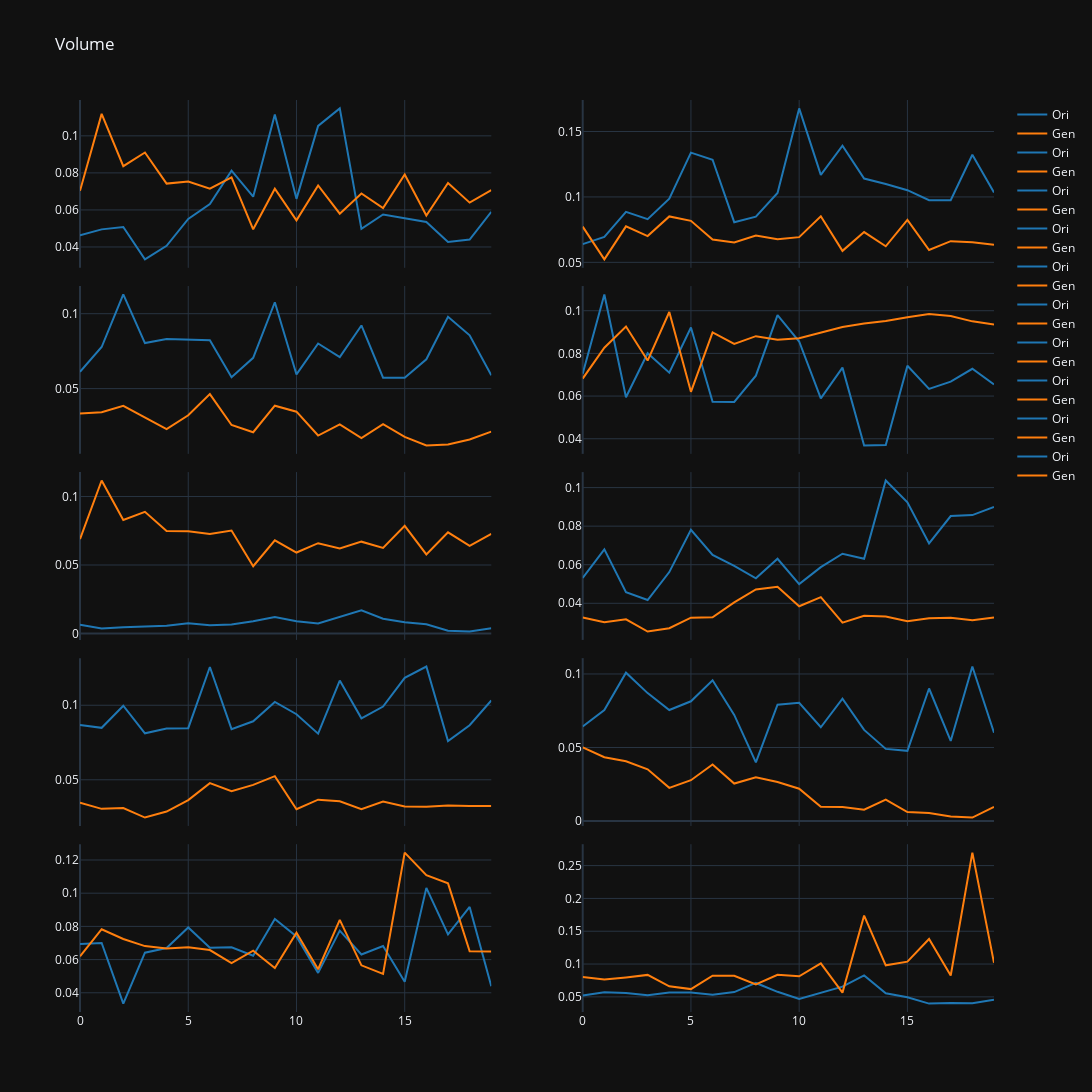

Write notebook code for a chart like this one.
### Code cell
# VIZ - Volume samples
# get random samples from all generated
fig = make_subplots(rows=int(n_samples/2), cols=2,
                    shared_xaxes=True,
                    vertical_spacing=0.02)
row = 0
col = 1
i = 0

for s in samples:
    if i % 2 == 0:
        row = row + 1
        col = 1
    else:
        col = 2

    fig.add_trace(go.Scatter(name='Ori', x=x, y=np_ori_data[s,:,1], line=dict(width=2, color=mycolors[0]), showlegend=True),
                row=row, col=col)
    fig.add_trace(go.Scatter(name='Gen', x=x, y=np_gen_data[s,:,1], line=dict(width=2, color=mycolors[1]), showlegend=True),
                row=row, col=col)
    i = i + 1

fig.update_layout(height=1400, width=1400,
                  title_text="Volume")
fig.update_layout()
fig.update_layout(template="plotly_dark")
fig.show()

### Figure 1 — Plotly figure (JSON) as saved in the notebook; plotly's stock layout.template omitted (floating-point values rounded to 4 significant figures)
{"data": [{"line": {"color": "rgb(31, 119, 180)", "width": 2}, "name": "Ori", "showlegend": true, "type": "scatter", "x": [0, 1, 2, 3, 4, 5, 6, 7, 8, 9, 10, 11, 12, 13, 14, 15, 16, 17, 18, 19], "xaxis": "x", "y": [0.04625, 0.04951, 0.05079, 0.03328, 0.04062, 0.05512, 0.06317, 0.08123, 0.06716, 0.1115, 0.06598, 0.1053, 0.1148, 0.04978, 0.05757, 0.05563, 0.05354, 0.04265, 0.044, 0.05896], "yaxis": "y"}, {"line": {"color": "rgb(255, 127, 14)", "width": 2}, "name": "Gen", "showlegend": true, "type": "scatter", "x": [0, 1, 2, 3, 4, 5, 6, 7, 8, 9, 10, 11, 12, 13, 14, 15, 16, 17, 18, 19], "xaxis": "x", "y": [0.0703, 0.1119, 0.08363, 0.09101, 0.07421, 0.07536, 0.07148, 0.07756, 0.04955, 0.07144, 0.05435, 0.07323, 0.05797, 0.06886, 0.06105, 0.0791, 0.05697, 0.07455, 0.06395, 0.07064], "yaxis": "y"}, {"line": {"color": "rgb(31, 119, 180)", "width": 2}, "name": "Ori", "showlegend": true, "type": "scatter", "x": [0, 1, 2, 3, 4, 5, 6, 7, 8, 9, 10, 11, 12, 13, 14, 15, 16, 17, 18, 19], "xaxis": "x2", "y": [0.0639, 0.0695, 0.08855, 0.08297, 0.09866, 0.1339, 0.1284, 0.08068, 0.0849, 0.103, 0.1677, 0.1168, 0.1391, 0.114, 0.1098, 0.1052, 0.09752, 0.0975, 0.1322, 0.1033], "yaxis": "y2"}, {"line": {"color": "rgb(255, 127, 14)", "width": 2}, "name": "Gen", "showlegend": true, "type": "scatter", "x": [0, 1, 2, 3, 4, 5, 6, 7, 8, 9, 10, 11, 12, 13, 14, 15, 16, 17, 18, 19], "xaxis": "x2", "y": [0.07726, 0.05224, 0.07752, 0.07008, 0.08508, 0.08172, 0.0674, 0.06523, 0.07053, 0.06771, 0.06925, 0.08521, 0.05877, 0.07313, 0.06229, 0.08245, 0.05946, 0.06619, 0.06544, 0.06353], "yaxis": "y2"}, {"line": {"color": "rgb(31, 119, 180)", "width": 2}, "name": "Ori", "showlegend": true, "type": "scatter", "x": [0, 1, 2, 3, 4, 5, 6, 7, 8, 9, 10, 11, 12, 13, 14, 15, 16, 17, 18, 19], "xaxis": "x3", "y": [0.06123, 0.07776, 0.1129, 0.08038, 0.08306, 0.08282, 0.08221, 0.0576, 0.07051, 0.1076, 0.05945, 0.0801, 0.07097, 0.09215, 0.05729, 0.05727, 0.06956, 0.09791, 0.08558, 0.0589], "yaxis": "y3"}, {"line": {"color": "rgb(255, 127, 14)", "width": 2}, "name": "Gen", "showlegend": true, "type": "scatter", "x": [0, 1, 2, 3, 4, 5, 6, 7, 8, 9, 10, 11, 12, 13, 14, 15, 16, 17, 18, 19], "xaxis": "x3", "y": [0.03332, 0.03424, 0.03854, 0.03087, 0.02298, 0.03216, 0.04628, 0.0257, 0.02087, 0.03858, 0.03458, 0.01867, 0.02604, 0.01695, 0.0262, 0.01772, 0.01203, 0.01272, 0.01602, 0.02127], "yaxis": "y3"}, {"line": {"color": "rgb(31, 119, 180)", "width": 2}, "name": "Ori", "showlegend": true, "type": "scatter", "x": [0, 1, 2, 3, 4, 5, 6, 7, 8, 9, 10, 11, 12, 13, 14, 15, 16, 17, 18, 19], "xaxis": "x4", "y": [0.07051, 0.1076, 0.05945, 0.0801, 0.07097, 0.09215, 0.05729, 0.05727, 0.06956, 0.09791, 0.08558, 0.0589, 0.07333, 0.03686, 0.03712, 0.07421, 0.0634, 0.06675, 0.07279, 0.06549], "yaxis": "y4"}, {"line": {"color": "rgb(255, 127, 14)", "width": 2}, "name": "Gen", "showlegend": true, "type": "scatter", "x": [0, 1, 2, 3, 4, 5, 6, 7, 8, 9, 10, 11, 12, 13, 14, 15, 16, 17, 18, 19], "xaxis": "x4", "y": [0.0682, 0.08267, 0.09261, 0.07664, 0.0994, 0.06198, 0.08981, 0.08448, 0.08808, 0.08641, 0.08712, 0.0899, 0.09238, 0.09399, 0.0952, 0.09693, 0.09846, 0.09757, 0.09502, 0.0935], "yaxis": "y4"}, {"line": {"color": "rgb(31, 119, 180)", "width": 2}, "name": "Ori", "showlegend": true, "type": "scatter", "x": [0, 1, 2, 3, 4, 5, 6, 7, 8, 9, 10, 11, 12, 13, 14, 15, 16, 17, 18, 19], "xaxis": "x5", "y": [0.006268, 0.003622, 0.004593, 0.004905, 0.005541, 0.00738, 0.005939, 0.006503, 0.008894, 0.01201, 0.008874, 0.007306, 0.01191, 0.01685, 0.01077, 0.008184, 0.006741, 0.001955, 0.001402, 0.003762], "yaxis": "y5"}, {"line": {"color": "rgb(255, 127, 14)", "width": 2}, "name": "Gen", "showlegend": true, "type": "scatter", "x": [0, 1, 2, 3, 4, 5, 6, 7, 8, 9, 10, 11, 12, 13, 14, 15, 16, 17, 18, 19], "xaxis": "x5", "y": [0.06894, 0.1117, 0.08283, 0.08886, 0.0748, 0.07465, 0.07261, 0.07518, 0.0491, 0.06797, 0.05911, 0.06592, 0.06207, 0.06704, 0.06251, 0.07862, 0.05772, 0.07389, 0.06403, 0.07267], "yaxis": "y5"}, {"line": {"color": "rgb(31, 119, 180)", "width": 2}, "name": "Ori", "showlegend": true, "type": "scatter", "x": [0, 1, 2, 3, 4, 5, 6, 7, 8, 9, 10, 11, 12, 13, 14, 15, 16, 17, 18, 19], "xaxis": "x6", "y": [0.05318, 0.06794, 0.04578, 0.04168, 0.05618, 0.07813, 0.06508, 0.05937, 0.05295, 0.0631, 0.04994, 0.05877, 0.0657, 0.06307, 0.1037, 0.09237, 0.07102, 0.08525, 0.08575, 0.08998], "yaxis": "y6"}, {"line": {"color": "rgb(255, 127, 14)", "width": 2}, "name": "Gen", "showlegend": true, "type": "scatter", "x": [0, 1, 2, 3, 4, 5, 6, 7, 8, 9, 10, 11, 12, 13, 14, 15, 16, 17, 18, 19], "xaxis": "x6", "y": [0.03265, 0.03017, 0.0317, 0.02536, 0.02706, 0.03256, 0.03271, 0.0405, 0.04718, 0.04857, 0.03844, 0.04319, 0.02997, 0.03348, 0.03312, 0.03069, 0.03225, 0.0325, 0.0312, 0.03262], "yaxis": "y6"}, {"line": {"color": "rgb(31, 119, 180)", "width": 2}, "name": "Ori", "showlegend": true, "type": "scatter", "x": [0, 1, 2, 3, 4, 5, 6, 7, 8, 9, 10, 11, 12, 13, 14, 15, 16, 17, 18, 19], "xaxis": "x7", "y": [0.08676, 0.08487, 0.09969, 0.08119, 0.08446, 0.08465, 0.1257, 0.084, 0.08924, 0.1022, 0.09398, 0.08094, 0.1166, 0.09126, 0.09916, 0.1184, 0.126, 0.07602, 0.08658, 0.1032], "yaxis": "y7"}, {"line": {"color": "rgb(255, 127, 14)", "width": 2}, "name": "Gen", "showlegend": true, "type": "scatter", "x": [0, 1, 2, 3, 4, 5, 6, 7, 8, 9, 10, 11, 12, 13, 14, 15, 16, 17, 18, 19], "xaxis": "x7", "y": [0.03461, 0.0305, 0.03103, 0.02465, 0.02866, 0.03641, 0.04772, 0.04239, 0.0466, 0.05243, 0.03027, 0.03666, 0.03553, 0.03024, 0.03538, 0.03209, 0.03191, 0.03276, 0.03246, 0.03234], "yaxis": "y7"}, {"line": {"color": "rgb(31, 119, 180)", "width": 2}, "name": "Ori", "showlegend": true, "type": "scatter", "x": [0, 1, 2, 3, 4, 5, 6, 7, 8, 9, 10, 11, 12, 13, 14, 15, 16, 17, 18, 19], "xaxis": "x8", "y": [0.06424, 0.07552, 0.1009, 0.08699, 0.07551, 0.08144, 0.09571, 0.07214, 0.03991, 0.07907, 0.08042, 0.06375, 0.08319, 0.06195, 0.04905, 0.04772, 0.09013, 0.05446, 0.1051, 0.05999], "yaxis": "y8"}, {"line": {"color": "rgb(255, 127, 14)", "width": 2}, "name": "Gen", "showlegend": true, "type": "scatter", "x": [0, 1, 2, 3, 4, 5, 6, 7, 8, 9, 10, 11, 12, 13, 14, 15, 16, 17, 18, 19], "xaxis": "x8", "y": [0.05005, 0.04336, 0.04064, 0.0352, 0.02256, 0.02777, 0.03844, 0.02548, 0.02971, 0.02658, 0.02196, 0.009695, 0.009491, 0.007676, 0.01449, 0.006133, 0.005424, 0.003013, 0.002353, 0.009588], "yaxis": "y8"}, {"line": {"color": "rgb(31, 119, 180)", "width": 2}, "name": "Ori", "showlegend": true, "type": "scatter", "x": [0, 1, 2, 3, 4, 5, 6, 7, 8, 9, 10, 11, 12, 13, 14, 15, 16, 17, 18, 19], "xaxis": "x9", "y": [0.06939, 0.07002, 0.03348, 0.06415, 0.06695, 0.07939, 0.06709, 0.06742, 0.06232, 0.08444, 0.07397, 0.05199, 0.07744, 0.06305, 0.0682, 0.04666, 0.1032, 0.0752, 0.09171, 0.044], "yaxis": "y9"}, {"line": {"color": "rgb(255, 127, 14)", "width": 2}, "name": "Gen", "showlegend": true, "type": "scatter", "x": [0, 1, 2, 3, 4, 5, 6, 7, 8, 9, 10, 11, 12, 13, 14, 15, 16, 17, 18, 19], "xaxis": "x9", "y": [0.06201, 0.07829, 0.07241, 0.06813, 0.06673, 0.06739, 0.06577, 0.05788, 0.06541, 0.05489, 0.07617, 0.05418, 0.08391, 0.05655, 0.05135, 0.1245, 0.1109, 0.1059, 0.06506, 0.06481], "yaxis": "y9"}, {"line": {"color": "rgb(31, 119, 180)", "width": 2}, "name": "Ori", "showlegend": true, "type": "scatter", "x": [0, 1, 2, 3, 4, 5, 6, 7, 8, 9, 10, 11, 12, 13, 14, 15, 16, 17, 18, 19], "xaxis": "x10", "y": [0.05204, 0.05694, 0.05571, 0.05261, 0.05666, 0.05669, 0.05316, 0.05728, 0.07119, 0.05769, 0.0467, 0.05625, 0.06565, 0.0827, 0.05547, 0.04929, 0.03972, 0.04045, 0.04042, 0.0456], "yaxis": "y10"}, {"line": {"color": "rgb(255, 127, 14)", "width": 2}, "name": "Gen", "showlegend": true, "type": "scatter", "x": [0, 1, 2, 3, 4, 5, 6, 7, 8, 9, 10, 11, 12, 13, 14, 15, 16, 17, 18, 19], "xaxis": "x10", "y": [0.08027, 0.07632, 0.07952, 0.08345, 0.06608, 0.06183, 0.08223, 0.08205, 0.06888, 0.08364, 0.08127, 0.1009, 0.05644, 0.1738, 0.09802, 0.1036, 0.1382, 0.08249, 0.2698, 0.1018], "yaxis": "y10"}], "layout": {"height": 1400, "title": {"text": "Volume"}, "width": 1400, "xaxis": {"anchor": "y", "domain": [0, 0.45], "matches": "x9", "showticklabels": false}, "xaxis10": {"anchor": "y10", "domain": [0.55, 1]}, "xaxis2": {"anchor": "y2", "domain": [0.55, 1], "matches": "x10", "showticklabels": false}, "xaxis3": {"anchor": "y3", "domain": [0, 0.45], "matches": "x9", "showticklabels": false}, "xaxis4": {"anchor": "y4", "domain": [0.55, 1], "matches": "x10", "showticklabels": false}, "xaxis5": {"anchor": "y5", "domain": [0, 0.45], "matches": "x9", "showticklabels": false}, "xaxis6": {"anchor": "y6", "domain": [0.55, 1], "matches": "x10", "showticklabels": false}, "xaxis7": {"anchor": "y7", "domain": [0, 0.45], "matches": "x9", "showticklabels": false}, "xaxis8": {"anchor": "y8", "domain": [0.55, 1], "matches": "x10", "showticklabels": false}, "xaxis9": {"anchor": "y9", "domain": [0, 0.45]}, "yaxis": {"anchor": "x", "domain": [0.816, 1]}, "yaxis10": {"anchor": "x10", "domain": [0, 0.184]}, "yaxis2": {"anchor": "x2", "domain": [0.816, 1]}, "yaxis3": {"anchor": "x3", "domain": [0.612, 0.796]}, "yaxis4": {"anchor": "x4", "domain": [0.612, 0.796]}, "yaxis5": {"anchor": "x5", "domain": [0.408, 0.592]}, "yaxis6": {"anchor": "x6", "domain": [0.408, 0.592]}, "yaxis7": {"anchor": "x7", "domain": [0.204, 0.388]}, "yaxis8": {"anchor": "x8", "domain": [0.204, 0.388]}, "yaxis9": {"anchor": "x9", "domain": [0, 0.184]}}}
